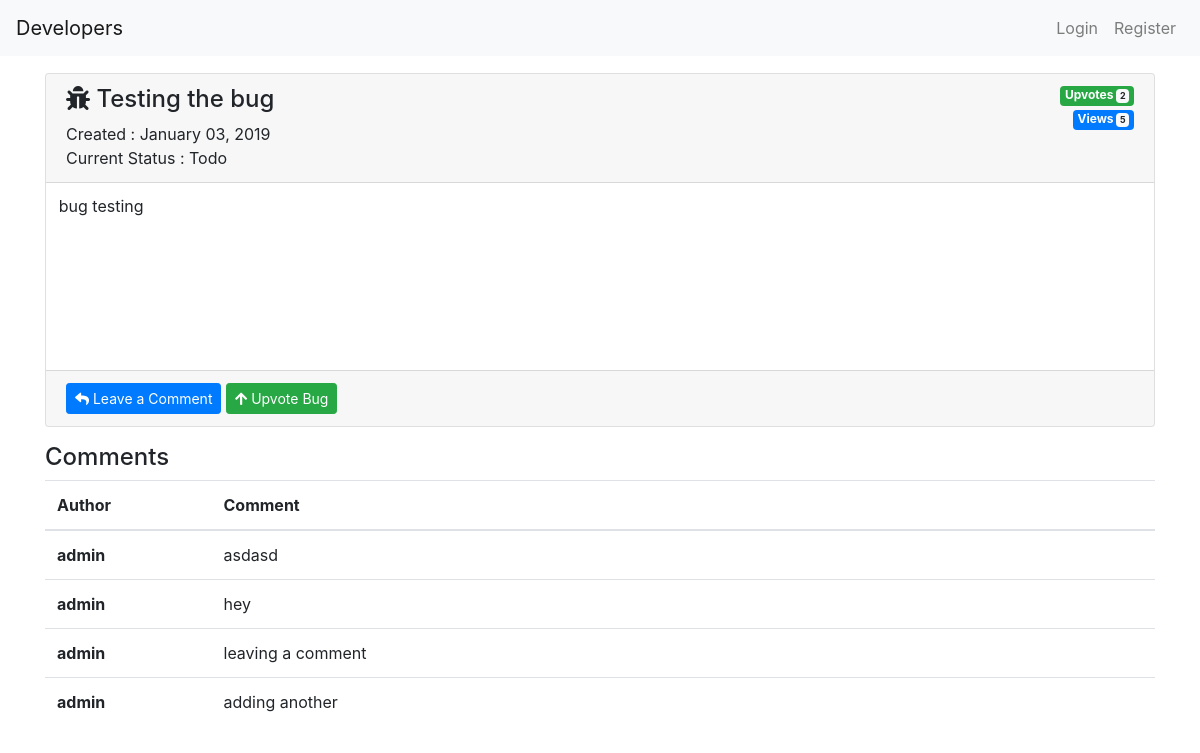
The app's page /bug/preview_bug/18/ with its own data.
### bug/models.py (models this page shows)
class Bug(models.Model):
    app_choices = [
         ("Doing", "Doing"),
         ("Done", "Done")
     ]
    title = models.CharField(max_length=100)
    description = models.TextField()
    created_date = models.DateTimeField(default=timezone.now)
    views = models.IntegerField(default=0)
    upvotes = models.IntegerField(default=0)
    price = models.DecimalField(max_digits=6, decimal_places=2, default=0)
    author = models.ForeignKey(User, on_delete=models.CASCADE)
    assigned = models.CharField(max_length=100, default="")
    status = models.CharField(max_length=10, choices=app_choices, default="Todo")
    def __str__(self):
        return self.title

class BugComment(models.Model):
    comment = models.TextField()
    author = models.ForeignKey(User)
    bug = models.ForeignKey(Bug)
    def __str__(self):
        return self.comment

### bug/views.py (the view)
# urls.py: url(r'preview_bug/(?P<id>\d+)/', preview_bug, name="preview_bug"),
def preview_bug(request, id):
    bug = get_object_or_404(Bug, pk=id)
    bug.views += 1
    all_comments = BugComment.objects.filter(bug=bug)
    if request.method == "POST":
        comment = Comment_form(request.POST)
        if comment.is_valid():
            comments = comment.save(commit=False)
            comments.bug = bug
            comments.author = request.user
            comments.save()
            return redirect(preview_bug, bug.id)
    else:
        comment = Comment_form()
        context = {
            "bug": bug,
            "comment": comment,
            "comments": all_comments,
            }
    return render(request, "preview_bug.html", context)

### bug/templates/preview_bug.html (shortened to what this page needs)
{% extends "base.html" %}
{% load crispy_forms_tags %}
{% block content %}
<div class="container">
    <div class="card">
        <div class="card-header">
            <div>
                <span class="badge badge-success float-right">Upvotes
                    <span class="badge badge-light">
                            {{ bug.upvotes }}
                    </span>
                </span>
                <br>
                <span class="badge badge-primary float-right">Views
                    <span class="badge badge-light">
                            {{ bug.views }}
                    </span>
                </span>
            </div>
            <h4 class="card-preview-title">
                <i class="fas fa-bug"></i>
                {{ bug|capfirst }}
            </h4>
            <span class="mt-2">Created : {{ bug.created_date|date:"F d, Y" }}</span>
            <br>
            <span class="mt-2">Current Status : {{ bug.status }}</span>
            <br>
        </div>
        <div class="card-body">
            <p class="card-text">{{ bug.description }}</p>
        </div>
        <div class="card-footer text-muted">
           <button type="button" id="profile-edit" class="btn btn-primary btn-sm"
                        data-toggle="collapse" data-target="#collapseComment" aria-expanded="false" aria-controls="collapseComment">
                <i class="fa fa-reply" aria-hidden="true"></i>
                Leave a Comment
            </button>
            <a href="{% url 'upvote_bug' bug.id %}" class="btn btn-sm btn-success">
                <i class="fa fa-arrow-up" aria-hidden="true"></i>
                Upvote Bug
                </a>
        </div>
    </div>
    <h4 class="mt-3">Comments</h4>
    <table class="table">
        <thead>
            <tr>
                <th scope="col">Author</th>
                <th style=" width: 85%;"scope="col">Comment</th>
            </tr>
        </thead>
        <tbody>
            {% for comment in comments %}
                <tr>
                    <th scope="row">
                        {{ comment.author }}
                    </th>
                    <td>
                        {{ comment }}
                    </td>
                </tr>
            {% endfor%}
        </tbody>
    </table>
</div>
{% endblock %}

### static/css/styles.css (style rules this page uses)
body { padding: 0; margin: 0; }
.card-body { line-height: 20px; padding: .8rem; height: 187px; }
.card-preview-title { margin-top: -25px; }

### records on screen
Bug: upvotes "2", views "5", title "Testing the bug", created_date "January 03, 2019", status "Todo", description "bug testing"
BugComment: author "admin", comment "asdasd"
BugComment: author "admin", comment "hey"
BugComment: author "admin", comment "leaving a comment"
BugComment: author "admin", comment "adding another"
